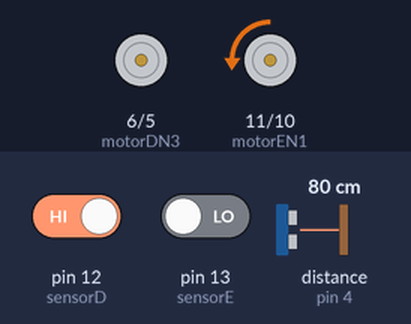
A sketch run on a simulated Arduino Uno, built with avr-gcc and run on an emulated ATmega328P. Shown: motor-driver pin pairs drawn as motors (green arrow = first pin HIGH = forward, orange = second pin HIGH = backward, longer = more drive). Wiring (inferred from the names in the program): ultrasonic range finder: trigger pin 2; echo pin 4. The inputs (shaded band) are chosen by the test bench; at power-on: distance to the obstacle (sensor on pin 4) 80 cm, pin 12 (sensorD) HIGH, pin 13 (sensorE) LOW. The echo pulse lasts 58.3 µs per cm.

Above: at 1.2 s.
1.3 s: distance to the obstacle (sensor on pin 4) set to 7 cm
2.8 s: distance to the obstacle (sensor on pin 4) set to 4 cm
At 3.8 s:
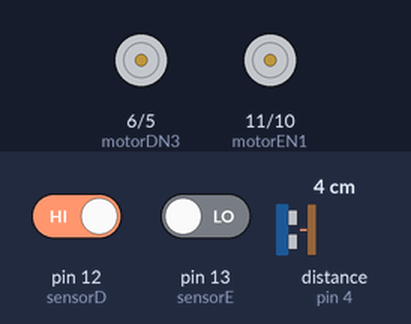
4.3 s: distance to the obstacle (sensor on pin 4) set to 9 cm
At 4.9 s:
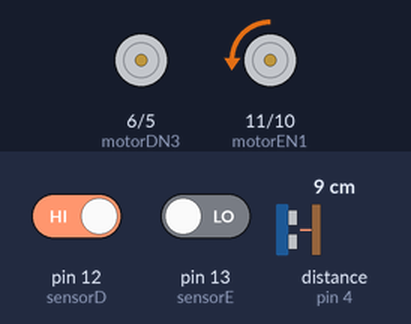
5.8 s: pin 12 (sensorD) driven LOW
At 6.1 s:
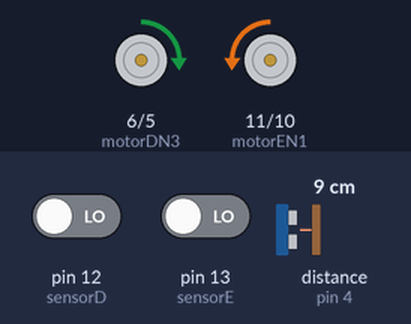
7.3 s: pin 13 (sensorE) driven HIGH
At 8.4 s:
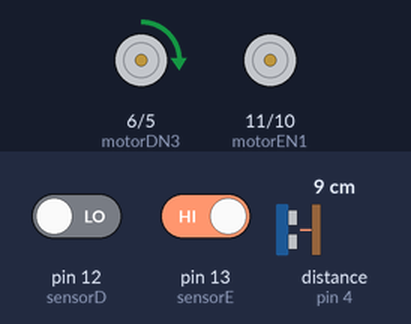
8.8 s: pin 13 (sensorE) driven LOW
At 9.6 s:
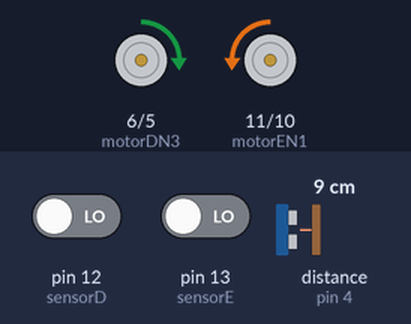
Timing chart, 0 to 11.3 s (numbered marks = the images above; inputs shaded):
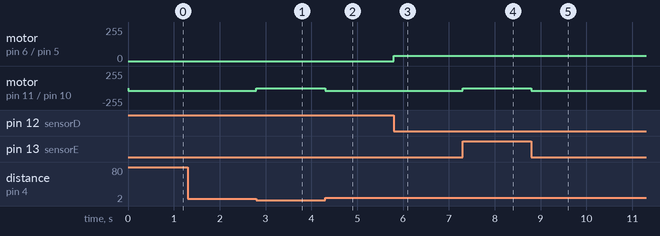

The sketch:

sensor.ino
```cpp
#define emissorTrig 2
#define receptorEcho 4

#define sensorE 13
#define sensorD 12

#define motorEN1 11
#define motorEN2 10
#define motorDN3 6
#define motorDN4 5

long duracao;
int distancia;

void setup() {
  pinMode(sensorE, INPUT);
  pinMode(sensorD, INPUT);

  pinMode(motorEN1, OUTPUT);
  pinMode(motorEN2, OUTPUT);
  pinMode(motorDN3, OUTPUT);
  pinMode(motorDN4, OUTPUT);

  pinMode(emissorTrig, OUTPUT);
  pinMode(receptorEcho, INPUT);

  Serial.begin(9600);
}

void loop() {
  bool EstadoD = digitalRead(sensorD);
  bool EstadoE = digitalRead(sensorE);
  int Velocidade = 40;
  calc_dist();

  if(distancia >= 5 || distancia == 0) {
    if (!EstadoD && !EstadoE) {
    analogWrite(motorEN1, 0);
    analogWrite(motorEN2, Velocidade);
    analogWrite(motorDN3, Velocidade);
    analogWrite(motorDN4, 0);
    //musica();
    }
    if (EstadoD && EstadoE) {
      analogWrite(motorEN1, 0);
      analogWrite(motorEN2, 0);
      analogWrite(motorDN3, 0);
      analogWrite(motorDN4, 0);
    }
    if (!EstadoD && EstadoE) {
      analogWrite(motorEN1, 0);
      analogWrite(motorEN2, 0);
      analogWrite(motorDN3, Velocidade);
      analogWrite(motorDN4, 0);
    }
    if (EstadoD && !EstadoE){
      analogWrite(motorEN1, 0);
      analogWrite(motorEN2, Velocidade);
      analogWrite(motorDN3, 0);
      analogWrite(motorDN4, 0);
    }
  } else {
    analogWrite(motorEN1, 0);
    analogWrite(motorEN2, 0);
    analogWrite(motorDN3, 0);
    analogWrite(motorDN4, 0);
  }
}
void calc_dist() {
  digitalWrite(emissorTrig, LOW);
  delayMicroseconds(2);
  digitalWrite(emissorTrig, HIGH);
  delayMicroseconds(10);
  digitalWrite(emissorTrig, LOW);
  duracao = pulseIn(receptorEcho, HIGH);
  distancia = duracao * 0.034 / 2;
}
/*void musica(){
  tone(3,440); // Do
  delay (150);
  tone(3,494); // Re
  delay (150);
  tone(3,523); // Mi
  delay (150);
  tone(3,587); // Fa
  delay (150);
  tone(3,659); // Sol
  delay (150);
  tone(3,698); // La
  delay (150);
  tone(3,784); // Si
  delay (150);
} */
```

cronometro.ino
```cpp
int main() {
    int segundos = -1;
    int minutos = 0;
    int inicio = 1;

    while (inicio == 1) {
        segundos++;
        // Pausa por 1 segundo
        for (int i = 0; i < 100000000; i++);  // Aproximação de um delay, não é exato

        if (segundos == 60) {
            minutos++;
            segundos = 0;
        }

        if (segundos <= 9) {
            // Imprime com um zero à esquerda
            printf("%d:0%d\n", minutos, segundos);
        } else {
            // Imprime normalmente
            printf("%d:%d\n", minutos, segundos);
        }
    }

    return 0;
}
```

Measured:
- the behaviour switches between 6 and 5 cm on distance to the obstacle (sensor on pin 4) (found by bisection; images 0 and 1)
- after the input at 1.3 s, every drawn part: stays the same
- after the input at 2.8 s, motor on pin 11 (motorEN1) / pin 10 (motorEN2): backward 40/255 → stopped at once
- after the input at 4.3 s, motor on pin 11 (motorEN1) / pin 10 (motorEN2): stopped → backward 40/255 at once
- after the input at 5.8 s, motor on pin 6 (motorDN3) / pin 5 (motorDN4): stopped → forward 40/255 at once
- after the input at 7.3 s, motor on pin 11 (motorEN1) / pin 10 (motorEN2): backward 40/255 → stopped at once
- after the input at 8.8 s, motor on pin 11 (motorEN1) / pin 10 (motorEN2): stopped → backward 40/255 at once
